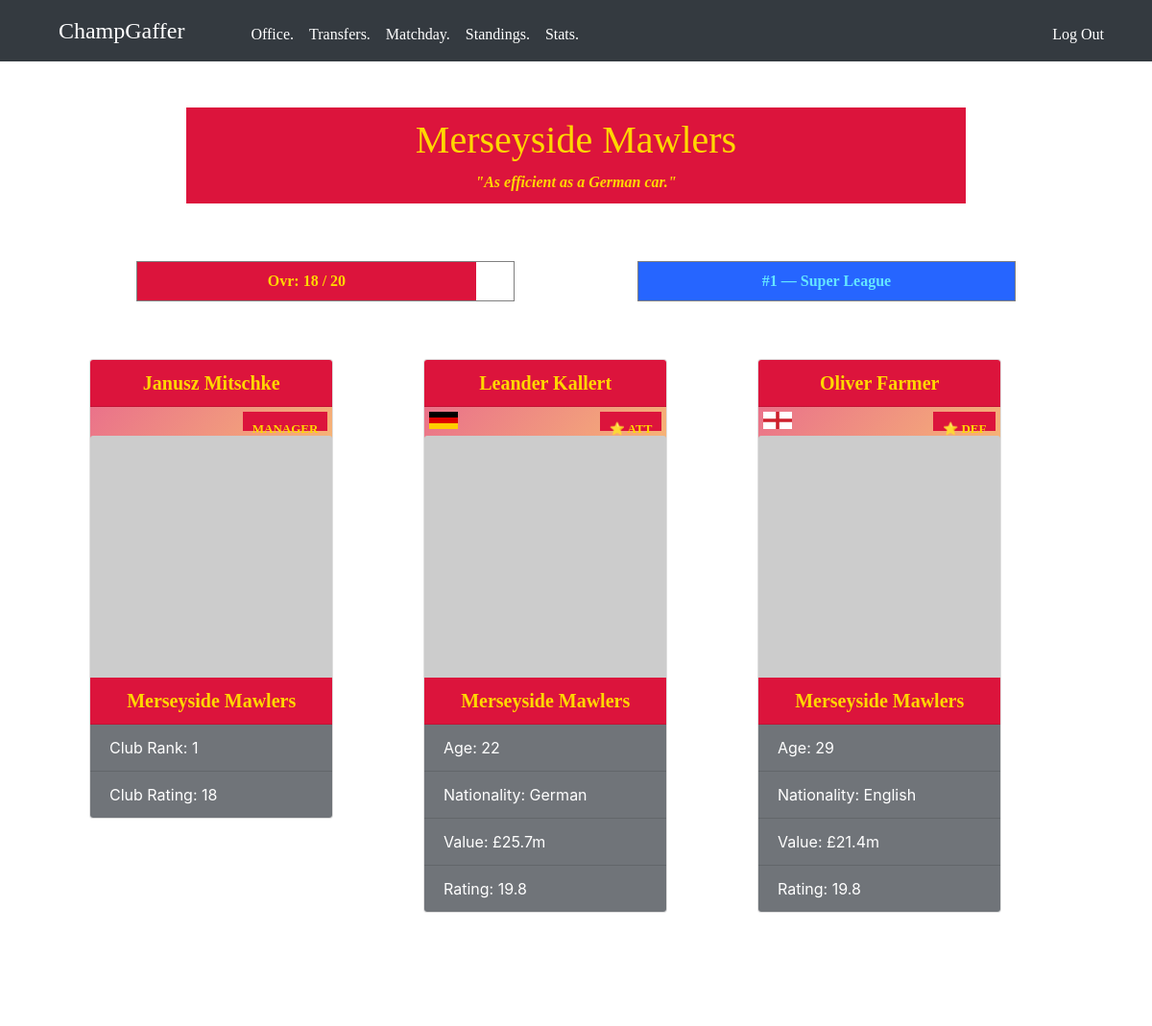
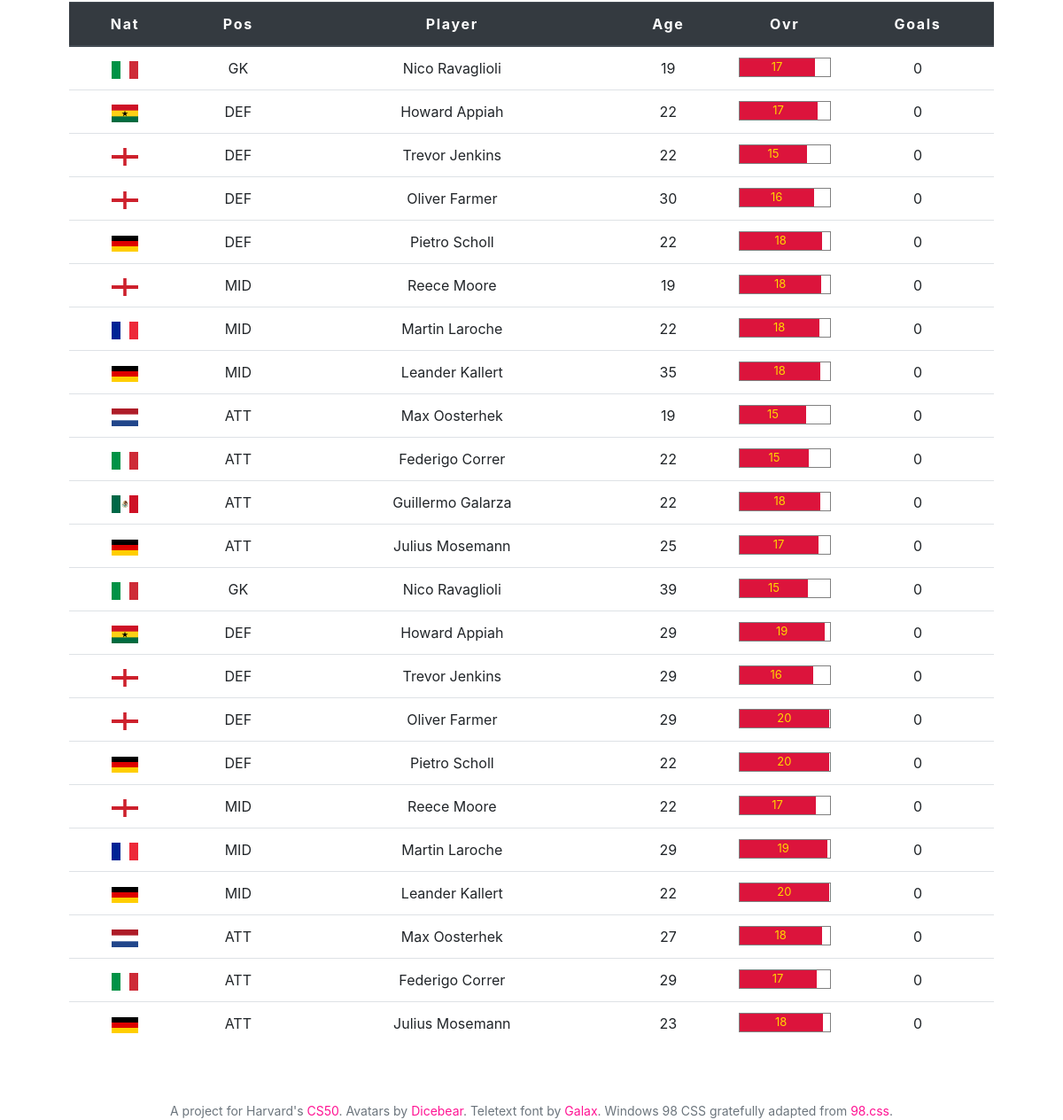
The app's page /Merseyside Mawlers (signed in) with its own data (2 pictures, top to bottom).
### tables this page shows
CREATE TABLE clubs (club_id INTEGER PRIMARY KEY AUTOINCREMENT NOT NULL, 
                    club_name TEXT NOT NULL, 
                    primary_colour TEXT NOT NULL, 
                    secondary_colour TEXT NOT NULL, 
                    manager TEXT NOT NULL, 
                    desc TEXT NOT NULL, 
                    capacity INTEGER, 
                    rival INTEGER);

CREATE TABLE club_attr (manager_id INTEGER NOT NULL,
                        club_id INTEGER NOT NULL,
                        rank INTEGER NOT NULL,
                        ovr INTEGER NOT NULL,
                        formation TEXT NOT NULL,
                        attendance REAL NOT NULL, pld INTEGER NOT NULL DEFAULT 0, gs INTEGER NOT NULL DEFAULT 0, ga INTEGER NOT NULL DEFAULT 0, pts INTEGER NOT NULL DEFAULT 0, pos_track INTEGER NOT NULL DEFAULT 0, pos INTEGER NOT NULL DEFAULT 0, 
                        FOREIGN KEY(manager_id) REFERENCES managers(id), 
                        FOREIGN KEY(club_id) REFERENCES clubs(club_id));

CREATE TABLE players (player_id INTEGER PRIMARY KEY AUTOINCREMENT NOT NULL,
                      starter_club TEXT NOT NULL,
                      name TEXT NOT NULL, 
                      nationality TEXT NOT NULL, 
                      flag TEXT NOT NULL, 
                      pos TEXT NOT NULL,
                      FOREIGN KEY(starter_club) REFERENCES clubs(club_name));

CREATE TABLE player_attr (manager_id INTEGER NOT NULL, 
                          player_id INTEGER NOT NULL, 
                          club_id INTEGER NOT NULL, 
                          age INTEGER NOT NULL,
                          speed NUMERIC NOT NULL, 
                          strength NUMERIC NOT NULL, 
                          technique NUMERIC NOT NULL, 
                          potential NUMERIC NOT NULL, 
                          handsomeness NUMERIC NOT NULL, 
                          ovr NUMERIC NOT NULL, 
                          value NUMERIC NOT NULL, squad_num NUMERIC NOT NULL DEFAULT 0,
                          FOREIGN KEY(manager_id) REFERENCES managers(id), 
                          FOREIGN KEY(player_id) REFERENCES players(player_id),
                          FOREIGN KEY(club_id) REFERENCES clubs(club_id));

### app.py (the view)
@app.route("/<club_name>")
@login_required
def profile(club_name):
    session['clubInfo'] = db.execute("SELECT * FROM clubs JOIN club_attr ON clubs.club_id = club_attr.club_id WHERE (club_name = ? AND club_attr.manager_id = ?) AND clubs.club_id < 20;",
                      club_name.replace("_", " "), session['id'])
    if not session['clubInfo']:
        return redirect('/')
    else:
        session["getClubPlayers"] = db.execute("SELECT * FROM players JOIN player_attr ON players.player_id = player_attr.player_id WHERE player_attr.manager_id = :manager AND player_attr.club_id = :club_id ORDER BY squad_num;",
                                                manager=session["id"], club_id=session["clubInfo"][0]['club_id'])
        for player in session['getClubPlayers']:
            player['goals'] = db.execute("SELECT count(*) AS goals FROM goals WHERE player_id=? AND manager_id=? AND season=?;", player['player_id'], session['id'], session['season'])[0]['goals']
        starDef = db.execute("SELECT name, age, nationality, flag, value, MAX(ovr) FROM players JOIN player_attr ON players.player_id = player_attr.player_id WHERE player_attr.player_id IN (SELECT player_attr.player_id FROM players JOIN player_attr ON players.player_id = player_attr.player_id WHERE pos = \'GK\' OR pos = \'DEF\') AND club_id = ? AND manager_id = ?;",
                            session['clubInfo'][0]['club_id'], session["id"])
        starAtt = db.execute("SELECT name, age, nationality, flag, value, MAX(ovr) FROM players JOIN player_attr ON players.player_id = player_attr.player_id WHERE player_attr.player_id IN (SELECT player_attr.player_id FROM players JOIN player_attr ON players.player_id = player_attr.player_id WHERE pos = \'MID\' OR pos = \'ATT\') AND club_id = ? AND manager_id = ?;",
                            session['clubInfo'][0]['club_id'], session["id"])
        session['clubStarDef'] = {
            "playername": starDef[0]['name'],
            "playerage": starDef[0]['age'],
            "nationality": starDef[0]['nationality'],
            "flag": starDef[0]['flag'],
            "value": "£" + str(starDef[0]['value']) + "m",
            "ovr": starDef[0]['MAX(ovr)']
        }
        session['clubStarAtt'] = {
            "playername": starAtt[0]['name'],
            "playerage": starAtt[0]['age'],
            "nationality": starAtt[0]['nationality'],
            "flag": starAtt[0]['flag'],
            "value": "£" + str(starAtt[0]['value']) + "m",
            "ovr": starAtt[0]['MAX(ovr)']
        }
        return render_template('club.html',
                            clubInfo=session['clubInfo'][0],
                            getPlayers=session["getClubPlayers"],
                            starAtt=session['clubStarAtt'],
                            starDef=session['clubStarDef'],
                            round=round)

### app.py (called while the page is built)
@app.after_request
def after_request(response):
    response.headers["Cache-Control"] = "no-cache, no-store, must-revalidate"
    response.headers["Expires"] = 0
    response.headers["Pragma"] = "no-cache"
    return response

### helpers.py (called while the page is built)
def login_required(f):
    @wraps(f)
    def decorated_function(*args, **kwargs):
        if session.get("id") is None:
            return redirect("/login")
        return f(*args, **kwargs)
    return decorated_function

### templates/club.html (shortened to what this page needs)
{% extends "layout.html" %}
{% block main %}
{% if clubInfo['primary_colour'] == "white" %}
    {% set primary = clubInfo['secondary_colour'] %}
    {% set secondary = clubInfo['primary_colour'] %}
{% else %}
    {% set primary = clubInfo['primary_colour'] %}
    {% set secondary = clubInfo['secondary_colour'] %}
{% endif %}
<div class="container">
    <div class="row">
        <div class="col-12 col-md-12">
            <div class="clubTitle">
                <h1>{{ clubInfo['club_name'] }}</h1>
                <p>"{{ clubInfo['desc'] }}"</p>
            </div>
        </div>
    </div>
    <div class="row">
        <div class="col-6 col-md-6">
            <div class="clubOvrCont">
                <p class="clubOvr" style="width:{{ clubInfo['ovr'] * 5 }}%;">Ovr: {{ clubInfo['ovr'] }} / 20</p>
            </div>
        </div>
        <div class="col-6 col-md-6">
            {% if clubInfo['pos'] > 10 %}
                {% set league = 'Sub League' %}
                {% set leagueClass = "subLeague" %}
                {% set pos = clubInfo['pos'] - 10 %}
            {% else %}
                {% set league = 'Super League' %}
                {% set leagueClass = 'superLeague' %}
                {% set pos = clubInfo['pos'] %}
            {% endif %}
            <div class="clubOvrCont">
                <p class="{{ leagueClass }}">#{{ pos }} — {{ league }}</p>
            </div>
        </div>
    </div>
    <div class="row">
        <div class="col-6 col-md-4">
            <div class="card">
                <h5 class="card-header">{{ clubInfo['manager'] }}</h5>
                <div class="sticker">
                    <div class="avatar-holder">
                        <h4 class="clubTitle" style="width: auto; height: 20px; float: right; margin: 5px;font-size: small;">MANAGER</h4>
                        <img class="card-img-top" src="https://avatars.dicebear.com/v2/male/{{ clubInfo['manager'] }}.svg" alt="Card image cap">
                    </div>
                </div>
                <h5 class="card-header">{{ clubInfo['club_name'] }}</h5>
                <ul class="list-group list-group-flush">
                    <li class="list-group-item">Club Rank: {{ clubInfo['rank'] }}</li>
                    <li class="list-group-item">Club Rating: {{ clubInfo['ovr'] }}</li>
                </ul>
            </div>
        </div>
        <div class="col-6 col-md-4">
            <div class="card">
                <h5 class="card-header">{{ starAtt['playername'] }}</h5>
                <div class="sticker">
                    <div class="avatar-holder">
                        <img src="static/img/flags/{{ starAtt['flag'] }}" style="width:30px; height=20px; margin:5px;"/>
                        <h4 class="clubTitle" style="width: auto; height: 20px; float: right; margin: 5px;font-size: small;">&#x2B50; ATT</h4>
                        <img class="card-img-top" src="https://avatars.dicebear.com/v2/male/{{ starAtt['playername'] }}.svg" alt="Card image cap">
                    </div>
                </div>
                <h5 class="card-header">{{ clubInfo['club_name'] }}</h5>
                <ul class="list-group list-group-flush">
                    <li class="list-group-item">Age: {{ starAtt['playerage'] }}</li>
                    <li class="list-group-item">Nationality: {{ starAtt['nationality'] }}</li>
                    <li class="list-group-item">Value: {{ starAtt['value'] }}</li>
                    <li class="list-group-item">Rating: {{ starAtt['ovr'] }}</li>
                </ul>
            </div>
        </div>
        <div class="col-6 col-md-4">
            <div class="card">
                <h5 class="card-header">{{ starDef['playername'] }}</h5>
                <div class="sticker">
                    <div class="avatar-holder">
                        <img src="static/img/flags/{{ starDef['flag'] }}" style="width:30px; height=20px; margin:5px;"/>
                        <h4 class="clubTitle" style="width: auto; height: 20px; float: right; margin: 5px;font-size: small;">&#x2B50; DEF</h4>
                        <img class="card-img-top" src="https://avatars.dicebear.com/v2/male/{{ starDef['playername'] }}.svg" alt="Card image cap">
                    </div>
                </div>
                <h5 class="card-header">{{ clubInfo['club_name'] }}</h5>
                <ul class="list-group list-group-flush">
                    <li class="list-group-item">Age: {{ starDef['playerage'] }}</li>
                    <li class="list-group-item">Nationality: {{ starDef['nationality'] }}</li>
                    <li class="list-group-item">Value: {{ starDef['value'] }}</li>
                    <li class="list-group-item">Rating: {{ starDef['ovr'] }}</li>
                </ul>
            </div>
        </div>
    </div>
    <div class="row">
        <table class="table table-hover">
            <thead class="thead-dark">
                <tr>
                    <th>Nat</th>
                    <th>Pos</th>
                    <th>Player</th>
                    <th>Age</th>
                    <th>Ovr</th>
                    <th>Goals</th>
                </tr>
            </thead>
            <tbody>
                {% for player in getPlayers %}
                    <tr class="clickRow" data-toggle="modal" data-target="#playerModal" data-player="{{ player }}">
                        <td><img src="static/img/flags/{{ player['flag'] }}" width="30px" height="20px"/></td>
                        <td>{{ player["pos"] }}</td>
                        <td>{{ player["name"] }}</td>
                        <td>{{ player["age"] }}</td>
                        <td><div style="width: 100%; height: 50%; border: solid 1px grey;"><div style="font-size: small;height: 100%; width:{{ player['ovr'] * 5 }}%; background: {{ primary }}; color: {{ secondary }}">{{ round(player['ovr']) }}</div></div></td>
                        <td>{{ player["goals"] }}</td>
                    </tr>
                {% endfor %}
            </tbody>
        </table>
    </div>
</div>
{% endblock %}

### static/css/styles.css (style rules this page uses)
html { font-size: 1rem; }
main img { max-width: 100%; }
.card, .windowfy, .col-6, .col-12 { margin-bottom: 60px; }
.table .thead-dark th { background: #343a40; letter-spacing: 1.7px; }
.sticker { width: 100%; height: 100%; min-width: 100%; min-height: 100%; position: relative; }
.sticker::before { content: ""; display: block; position: absolute; top: 0; left: 0; width: 100%; height: 100%; opacity: 0.6; }
.card { width: 80%; min-width: 200px; }
.card-header { font-family: "Pixelated MS Sans Serif"; letter-spacing: 1.5; font-weight: bold; }
.avatar-holder { position: relative; text-align: left; }
.list-group-item { width: 100%; text-align: left; background: rgba(52, 58, 64, 0.7); color: white; }
.superLeague { display: flex; flex-direction: column; align-items: center; justify-content: space-around; height: 100%; background: #2665FF !important; color: #64E5FF !important; }
.clubTitle, .clubOvrCont { font-family: "Pixelated MS Sans Serif"; margin: auto; letter-spacing: 1.5; font-weight: bold; width: 80%; }
.clubTitle { background: #343a40; color: #FF1493; display: flex; flex-direction: column; align-items: center; justify-content: space-around; height: 100%; padding:10px; }
.clubTitle p { font-family: "Pixelated MS Sans Serif"; margin-bottom: 0; font-style: italic; }
.clubOvrCont { height: 100%; border: 1px solid grey; }
.clubOvr { display: flex; flex-direction: column; align-items: center; justify-content: space-around; height: 100%; }

### records on screen
clubs: club_name "Merseyside Mawlers", desc "As efficient as a German car.", manager "Janusz Mitschke"
club_attr: ovr "18", rank "1"
players: playername "Leander Kallert"
players: playername "Oliver Farmer"
player_attr: flag (picture), pos "GK", name "Nico Ravaglioli", age "19", ovr "17", goals "0"
player_attr: flag (picture), pos "DEF", name "Howard Appiah", age "22", ovr "17", goals "0"
player_attr: flag (picture), pos "DEF", name "Trevor Jenkins", age "22", ovr "15", goals "0"
player_attr: flag (picture), pos "DEF", name "Oliver Farmer", age "30", ovr "16", goals "0"
player_attr: flag (picture), pos "DEF", name "Pietro Scholl", age "22", ovr "18", goals "0"
player_attr: flag (picture), pos "MID", name "Reece Moore", age "19", ovr "18", goals "0"
player_attr: flag (picture), pos "MID", name "Martin Laroche", age "22", ovr "18", goals "0"
player_attr: flag (picture), pos "MID", name "Leander Kallert", age "35", ovr "18", goals "0"
player_attr: flag (picture), pos "ATT", name "Max Oosterhek", age "19", ovr "15", goals "0"
player_attr: flag (picture), pos "ATT", name "Federigo Correr", age "22", ovr "15", goals "0"
player_attr: flag (picture), pos "ATT", name "Guillermo Galarza", age "22", ovr "18", goals "0"
player_attr: flag (picture), pos "ATT", name "Julius Mosemann", age "25", ovr "17", goals "0"
player_attr: flag (picture), pos "GK", name "Nico Ravaglioli", age "39", ovr "15", goals "0"
player_attr: flag (picture), pos "DEF", name "Howard Appiah", age "29", ovr "19", goals "0"
player_attr: flag (picture), pos "DEF", name "Trevor Jenkins", age "29", ovr "16", goals "0"
player_attr: flag (picture), pos "DEF", name "Oliver Farmer", age "29", ovr "20", goals "0"
player_attr: flag (picture), pos "DEF", name "Pietro Scholl", age "22", ovr "20", goals "0"
player_attr: flag (picture), pos "MID", name "Reece Moore", age "22", ovr "17", goals "0"
player_attr: flag (picture), pos "MID", name "Martin Laroche", age "29", ovr "19", goals "0"
player_attr: flag (picture), pos "MID", name "Leander Kallert", age "22", ovr "20", goals "0"
player_attr: flag (picture), pos "ATT", name "Max Oosterhek", age "27", ovr "18", goals "0"
player_attr: flag (picture), pos "ATT", name "Federigo Correr", age "29", ovr "17", goals "0"
player_attr: flag (picture), pos "ATT", name "Julius Mosemann", age "23", ovr "18", goals "0"

### other values on screen
{{ pos }} "1"
{{ league }} "Super League"
{{ starAtt['playerage'] }} "22"
{{ starAtt['nationality'] }} "German"
{{ starAtt['value'] }} "£25.7m"
{{ starAtt['ovr'] }} "19.8"
{{ starDef['playerage'] }} "29"
{{ starDef['nationality'] }} "English"
{{ starDef['value'] }} "£21.4m"
{{ starDef['ovr'] }} "19.8"
